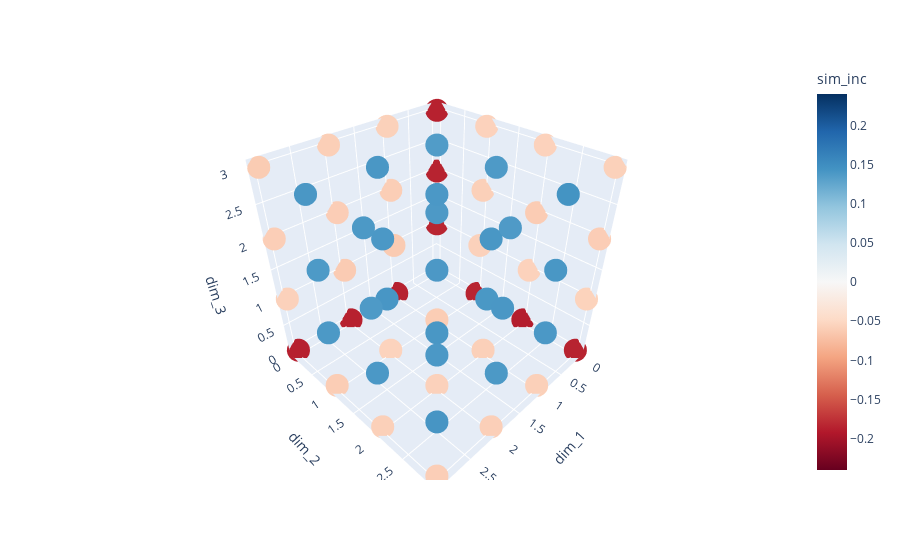

Notebook code cell kept with this figure:
### Markdown cell above
Interpretation: If correct, all card values are modified based on the number of shared features with the chosen card. The change in value is determined via the number of shared features. The value is decreased only when no features are shared.

### Code cell
lim = 0.24
px.scatter_3d(
    coords, 
    x='dim_1',
    y='dim_2',
    z='dim_3',
    color='sim_inc',
    range_color=[-lim,lim], 
    color_continuous_scale='RdBu'
)

### Figure 1 — Plotly figure (JSON) as saved in the notebook; plotly's stock layout.template omitted (floating-point values rounded to 4 significant figures)
{"data": [{"hovertemplate": "dim_1=%{x}<br>dim_2=%{y}<br>dim_3=%{z}<br>sim_inc=%{marker.color}<extra></extra>", "legendgroup": "", "marker": {"color": [-0.259, -0.183, -0.1848, -0.1858, -0.1838, -0.05669, -0.05768, -0.05584, -0.1889, -0.05582, -0.06106, -0.05573, -0.1848, -0.05548, -0.06009, -0.05694, -0.1861, -0.06258, -0.06, -0.0573, -0.06025, 0.1397, 0.1378, 0.1358, -0.05761, 0.1396, 0.1406, 0.1374, -0.05781, 0.1388, 0.1403, 0.1432, -0.1857, -0.06202, -0.06006, -0.05904, -0.05508, 0.141, 0.1389, 0.1398, -0.05665, 0.1401, 0.1395, 0.1394, -0.05856, 0.1384, 0.1397, 0.1369, -0.1867, -0.05663, -0.05912, -0.06168, -0.06033, 0.1385, 0.1377, 0.1398, -0.05803, 0.1392, 0.1374, 0.1385, -0.05935, 0.1418, 0.1389, 0.1388], "coloraxis": "coloraxis", "symbol": "circle"}, "mode": "markers", "name": "", "scene": "scene", "showlegend": false, "type": "scatter3d", "x": [0, 0, 0, 0, 0, 0, 0, 0, 0, 0, 0, 0, 0, 0, 0, 0, 1, 1, 1, 1, 1, 1, 1, 1, 1, 1, 1, 1, 1, 1, 1, 1, 2, 2, 2, 2, 2, 2, 2, 2, 2, 2, 2, 2, 2, 2, 2, 2, 3, 3, 3, 3, 3, 3, 3, 3, 3, 3, 3, 3, 3, 3, 3, 3], "y": [0, 0, 0, 0, 1, 1, 1, 1, 2, 2, 2, 2, 3, 3, 3, 3, 0, 0, 0, 0, 1, 1, 1, 1, 2, 2, 2, 2, 3, 3, 3, 3, 0, 0, 0, 0, 1, 1, 1, 1, 2, 2, 2, 2, 3, 3, 3, 3, 0, 0, 0, 0, 1, 1, 1, 1, 2, 2, 2, 2, 3, 3, 3, 3], "z": [0, 1, 2, 3, 0, 1, 2, 3, 0, 1, 2, 3, 0, 1, 2, 3, 0, 1, 2, 3, 0, 1, 2, 3, 0, 1, 2, 3, 0, 1, 2, 3, 0, 1, 2, 3, 0, 1, 2, 3, 0, 1, 2, 3, 0, 1, 2, 3, 0, 1, 2, 3, 0, 1, 2, 3, 0, 1, 2, 3, 0, 1, 2, 3]}], "layout": {"coloraxis": {"cmax": 0.24, "cmin": -0.24, "colorbar": {"title": {"text": "sim_inc"}}, "colorscale": [[0, "rgb(103,0,31)"], [0.1, "rgb(178,24,43)"], [0.2, "rgb(214,96,77)"], [0.3, "rgb(244,165,130)"], [0.4, "rgb(253,219,199)"], [0.5, "rgb(247,247,247)"], [0.6, "rgb(209,229,240)"], [0.7, "rgb(146,197,222)"], [0.8, "rgb(67,147,195)"], [0.9, "rgb(33,102,172)"], [1, "rgb(5,48,97)"]]}, "legend": {"tracegroupgap": 0}, "margin": {"t": 60}, "scene": {"domain": {"x": [0, 1], "y": [0, 1]}, "xaxis": {"title": {"text": "dim_1"}}, "yaxis": {"title": {"text": "dim_2"}}, "zaxis": {"title": {"text": "dim_3"}}}}}
